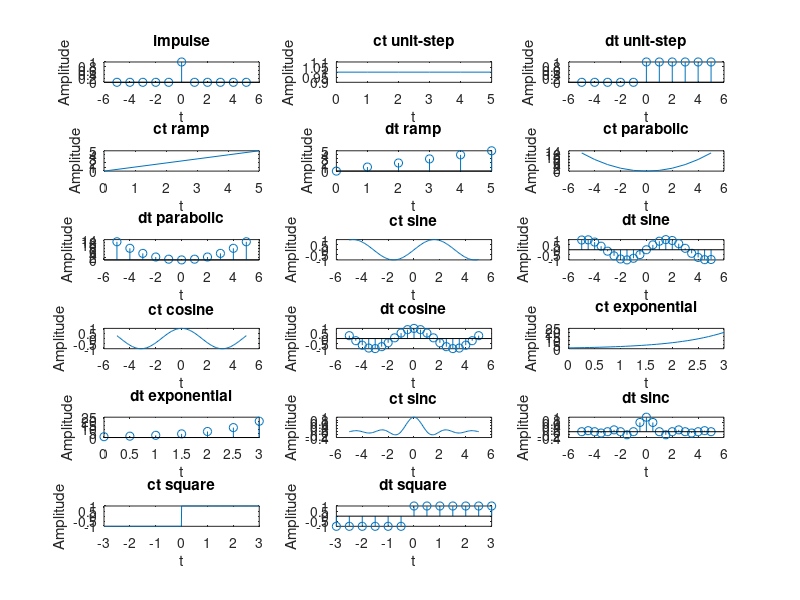

MATLAB code for this plot:
close()
clear()
% ct impulse signal
subplot(6,3,1);
x =  -5: 1 : 5;
y = [zeros(1,5), ones(1,1), zeros(1,5)];
stem(x,y);
xlabel('t');
ylabel('Amplitude');
title('impulse');

% ct unit-step signal
subplot(6,3,2);
x = 0 : 1 : 5;
y = [ones(1,6)];
plot(x,y);
xlabel('t');
ylabel('Amplitude');
title('ct unit-step');

% dt unit-step signal
subplot(6,3,3);
x = -5 : 1 : 5;
y = [zeros(1,5), ones(1,6)];
stem(x,y);
xlabel('t');
ylabel('Amplitude');
title('dt unit-step');

% ct ramp signal
subplot(6,3,4);
x = 0 : 1 : 5;
y = x;
plot(x,y);
xlabel('t');
ylabel('Amplitude');
title('ct ramp');

% dt ramp signal
subplot(6,3,5);
x = 0 : 1 : 5;
y = x;
stem(x,y);
xlabel('t');
ylabel('Amplitude');
title('dt ramp');

% ct parabolic signal
subplot(6,3,6);
x = -5 : 1 : 5;
y = 0.5*power(x,2);
plot(x,y);
xlabel('t');
ylabel('Amplitude');
title('ct parabolic');

% dt parabolic signal
subplot(6,3,7);
x = -5 : 1 : 5;
y = 0.5*power(x,2);
stem(x,y);
xlabel('t');
ylabel('Amplitude');
title('dt parabolic');

% ct sine signal
subplot(6,3,8);
x = -5 : 0.1 : 5;
y = sin(x);
plot(x,y);
xlabel('t');
ylabel('Amplitude');
title('ct sine');

% dt sine signal
subplot(6,3,9);
x = -5 : 0.5 : 5;
y = sin(x);
stem(x,y);
xlabel('t');
ylabel('Amplitude');
title('dt sine');

% ct sine signal
subplot(6,3,10);
x = -5 : 0.1 : 5;
y = cos(x);
plot(x,y);
xlabel('t');
ylabel('Amplitude');
title('ct cosine');

% dt cosine signal
subplot(6,3,11);
x = -5 : 0.5 : 5;
y = cos(x);
stem(x,y);
xlabel('t');
ylabel('Amplitude');
title('dt cosine');

% ct exponential signal
subplot(6,3,12);
x = 0 : 0.1 : 3;
y = exp(x);
plot(x,y);
xlabel('t');
ylabel('Amplitude');
title('ct exponential');

% dt exponential signal
subplot(6,3,13);
x = 0 : 0.5 : 3;
y = exp(x);
stem(x,y);
xlabel('t');
ylabel('Amplitude');
title('dt exponential');

% ct sinc signal
subplot(6,3,14);
x = -5 : 0.1 : 5;
y = sinc(x);
plot(x,y);
xlabel('t');
ylabel('Amplitude');
title('ct sinc');

% dt sinc signal
subplot(6,3,15);
x = -5 : 0.5 : 5;
y = sinc(x);
stem(x,y);
xlabel('t');
ylabel('Amplitude');
title('dt sinc');

% ct square signal
subplot(6,3,16);
x = -3 : 0.01 : 3;
y = square(x);
plot(x,y);
xlabel('t');
ylabel('Amplitude');
title('ct square');

% ct square signal
subplot(6,3,17);
x = -3 : 0.5 : 3;
y = square(x);
stem(x,y);
xlabel('t');
ylabel('Amplitude');
title('dt square');
